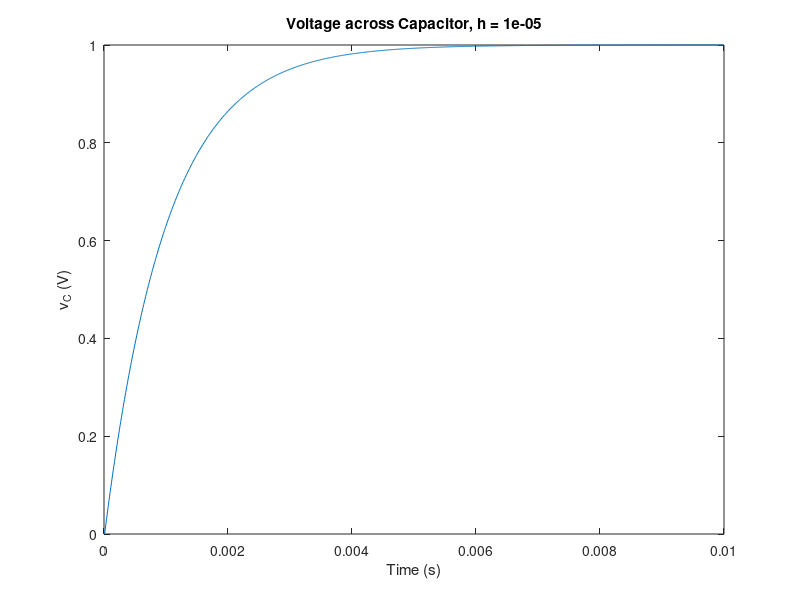

This chart was generated by the following MATLAB code: (Note: this script raises an error after producing the figure.)
%task 1.1

%set up the needed values
R = 1e3;
C = 1e-6;
h = 0.00001;
vCInit = 0;
vRInit = 0;
vIn = ones(1,1000); 
v = zeros(2,1000); 
v(:,1) = [vRInit; vCInit];

% simulate the system
for k=1:999
    v(:,k+1) = [0 -(1-(h/(R*C))); 0 (1-(h/(R*C)))]*v(:,k) + [h/(R*C)-1; h/(R*C)]*vIn(k);
end
%plot the simulation
figure;
plot(h.*(1:k+1),v(2,:));
xlabel('Time (s)');
ylabel('v_C (V)');
title('Voltage across Capacitor, h = 1e-05');

%% task 1.2

%make a few h values to simulate
hVals = [.1, .01, .001, .0001, .00001, .000001];
for i = 1:6
h = hVals(i);
%reset v 
v = zeros(2,1000); 
v(:,1) = [vRInit; vCInit];

% simulate the system
for k=1:999
    v(:,k+1) = [0 -(1-(h/(R*C))); 0 (1-(h/(R*C)))]*v(:,k) + [h/(R*C)-1; h/(R*C)]*vIn(k);
end

%plot the simulation
figure;
plot(h.*(1:k+1),v(2,:));
xlabel('Time (s)');
ylabel('v_C (V)');
title('Voltage across Capacitor, h = ', num2str(h));

end
%% task 1.3
%reset v
v = zeros(2,1000); 
v(:,1) = [vRInit; vCInit];

%plot with accrate h
h = .00001;
% simulate the system
for k=1:999
    v(:,k+1) = [0 -(1-(h/(R*C))); 0 (1-(h/(R*C)))]*v(:,k) + [h/(R*C)-1; h/(R*C)]*vIn(k);
end
%plot the simulation
figure;
plot(h.*(1:k+1),v(2,:));
xlabel('Time (s)');
ylabel('v_C (V)');
title('Voltage across Capacitor, accurate h, h = 1e-05');

%plot with an inaccurate h
h = .01;

%reset v
v = zeros(2,1000); 
v(:,1) = [vRInit; vCInit];
% simulate the system
for k=1:999
    v(:,k+1) = [0 -(1-(h/(R*C))); 0 (1-(h/(R*C)))]*v(:,k) + [h/(R*C)-1; h/(R*C)]*vIn(k);
end
%plot the simulation
figure;
plot(h.*(1:k+1),v(2,:));
xlabel('Time (s)');
ylabel('v_C (V)');
title('Voltage across Capacitor,, inaccurate h, h = 1e-02');

%run and plot theoretical charge curve

t = 0:1e-6:.1;
%plot
figure;
plot(t, 1-exp(-t/(R*C)));
xlabel('Time (s)');
ylabel('v_C (V)');
title('Voltage across Capacitor, predicted');
